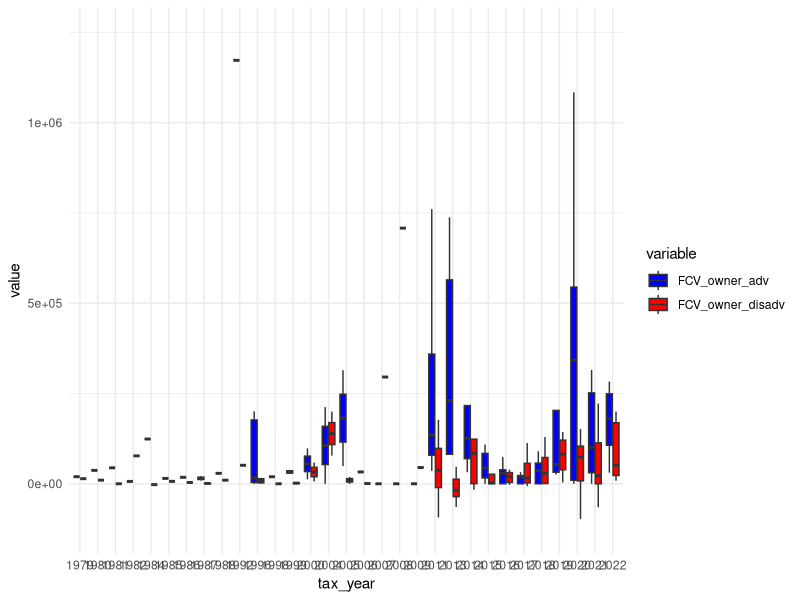
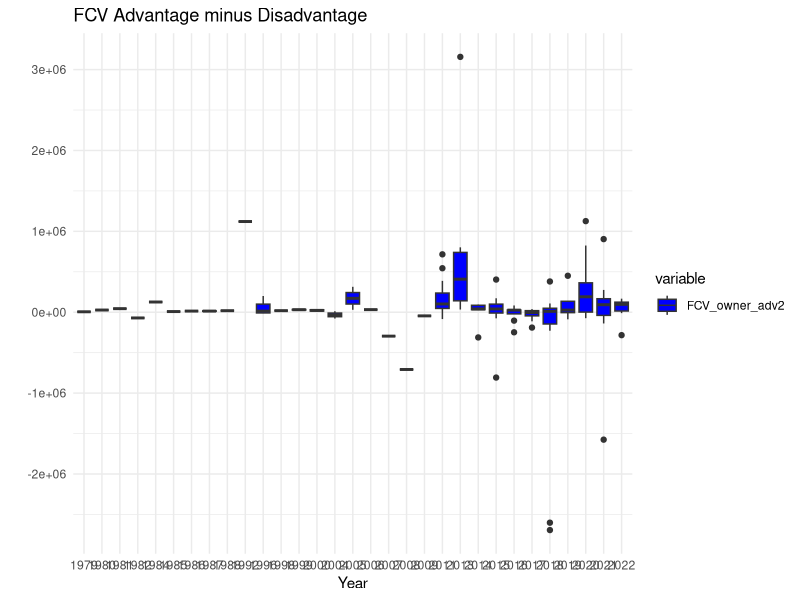
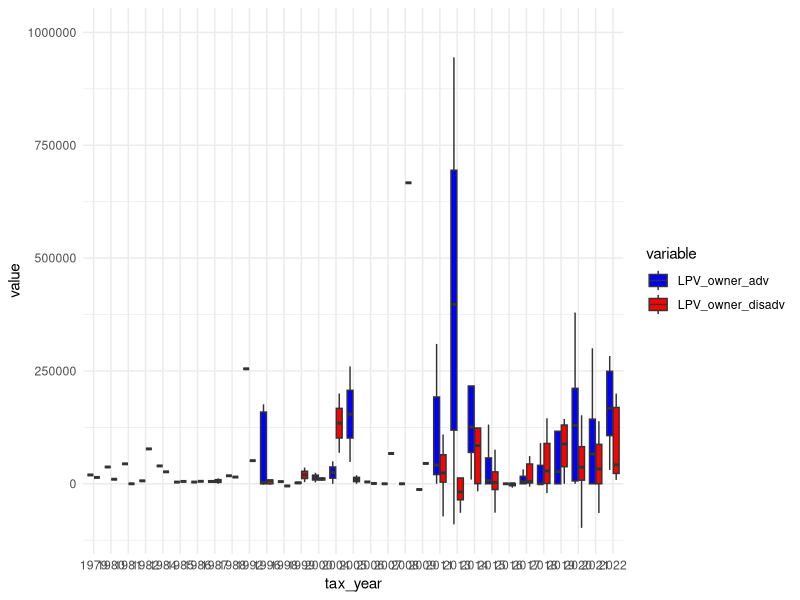
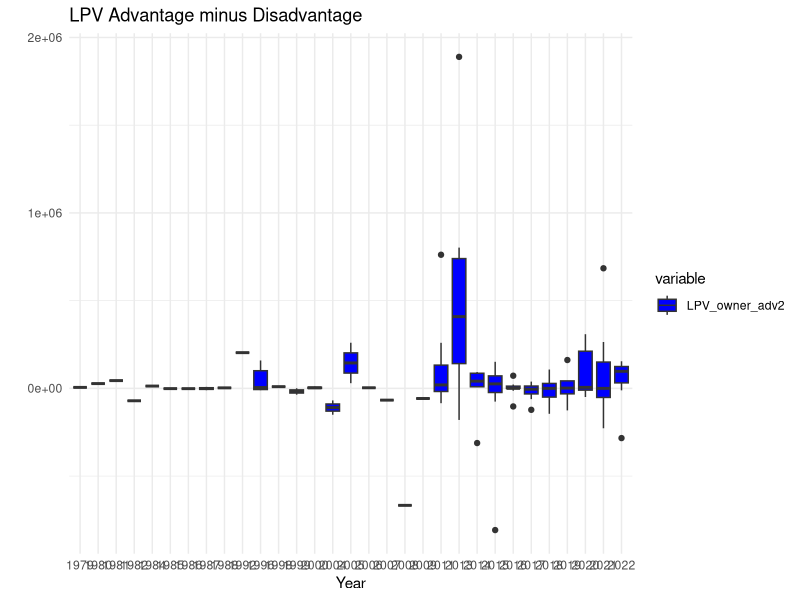

Recreate these plots in R, in order.

library(tidyverse)

# read data into tibble
petitions <- read_csv("Updated2/master_edited_4.28.25.csv")

# create identifier
petitions$ID <- 1:nrow(petitions)

# rename relevant columns
names(petitions)[2] <- 'include'
names(petitions)[3] <- 'tax_year'
names(petitions)[11] <- 'FCV_owner'
names(petitions)[12] <- 'LPV_owner'
names(petitions)[13] <- 'FCV_notice'
names(petitions)[14] <- 'LPV_notice'
names(petitions)[15] <- 'FCV_decision'
names(petitions)[16] <- 'LPV_decision'
names(petitions)[19] <- 'outcome'
names(petitions)[20] <- 'outcome_details'
names(petitions)[21] <- 'FCV_change'
names(petitions)[22] <- 'LPV_change'

petitions$tax_year = as.character(petitions$tax_year)
pet = subset(petitions,include == 1)

pet$FCV_owner = as.numeric(pet$FCV_owner)
pet$LPV_owner = as.numeric(pet$LPV_owner)
pet$FCV_notice = as.numeric(pet$FCV_notice)
pet$LPV_notice = as.numeric(pet$LPV_notice)
pet$FCV_decision = as.numeric(pet$FCV_decision)
pet$LPV_decision = as.numeric(pet$LPV_decision)

pet$FCV_owner_adv = pet$FCV_notice - pet$FCV_decision
pet$FCV_owner_disadv = pet$FCV_decision - pet$FCV_owner

p5a <- ggplot(pet %>% pivot_longer(cols = c(FCV_owner_adv, FCV_owner_disadv), names_to = "variable", values_to = "value"), 
              aes(x = tax_year, y = value, fill = variable)) + 
  geom_boxplot(outlier.shape = NA) + scale_fill_manual(values = c("blue", "red")) + theme_minimal()

p5a <- p5a + ylim(-125000, 1250000)

pet$LPV_owner_adv = pet$LPV_notice - pet$LPV_decision
pet$LPV_owner_disadv = pet$LPV_decision - pet$LPV_owner

p5b <- ggplot(pet %>% pivot_longer(cols = c(LPV_owner_adv, LPV_owner_disadv), names_to = "variable", values_to = "value"), 
              aes(x = tax_year, y = value, fill = variable)) + 
  geom_boxplot(outlier.shape = NA) + scale_fill_manual(values = c("blue", "red")) + theme_minimal()

p5b <- p5b + ylim(-100000, 1000000)

pet$FCV_owner_adv2 = pet$FCV_owner_adv - pet$FCV_owner_disadv

p5a2 <- ggplot(pet %>% pivot_longer(cols = c(FCV_owner_adv2), names_to = "variable", values_to = "value"), 
              aes(x = tax_year, y = value, fill = variable)) + 
  geom_boxplot() + scale_fill_manual(values = c("blue")) + theme_minimal() + 
  labs(title = "FCV Advantage minus Disadvantage", x = "Year", y = "", color = "Outcome")

pet$LPV_owner_adv2 = pet$LPV_owner_adv - pet$LPV_owner_disadv

p5b2 <- ggplot(pet %>% pivot_longer(cols = c(LPV_owner_adv2), names_to = "variable", values_to = "value"), 
               aes(x = tax_year, y = value, fill = variable)) + 
  geom_boxplot() + scale_fill_manual(values = c("blue")) + theme_minimal() +
  labs(title = "LPV Advantage minus Disadvantage", x = "Year", y = "", color = "Outcome")



